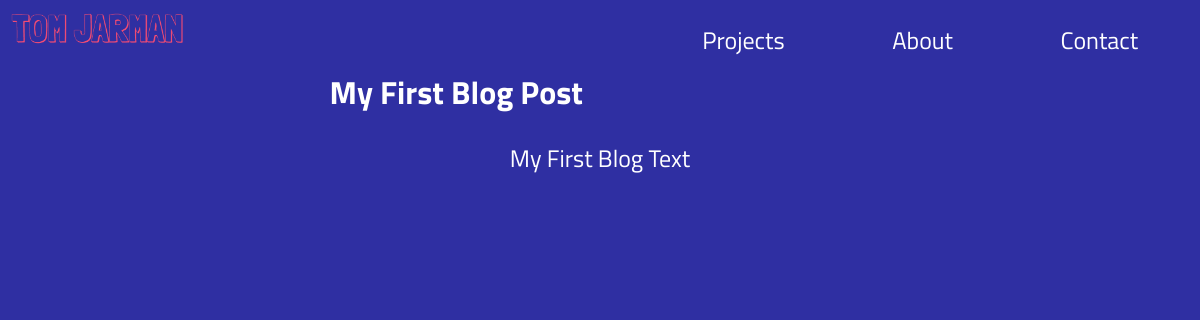
/my-first-blog-post/, run on an earlier commit of the app's database.
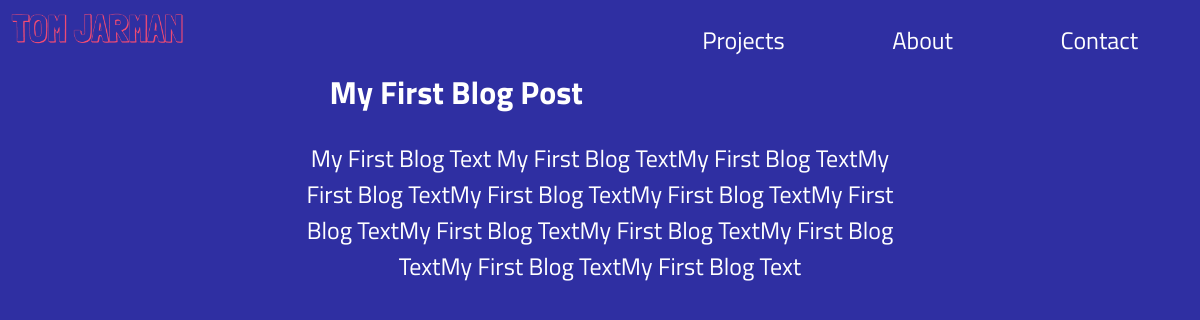
And on a later commit of the database.
### blog/models.py (models this page shows, shortened)
class Post(models.Model):
    title = models.CharField(max_length=100)
    slug = models.SlugField(unique=True)
    image = models.FileField(blank=True)
    description = models.CharField(max_length=400)
    text = models.TextField()
    category = models.ForeignKey(Category, on_delete=models.CASCADE)
    updated_on = models.DateTimeField(auto_now=True)
    created_on = models.DateTimeField(auto_now_add=True)
    author = models.ForeignKey(User, on_delete=models.CASCADE)

### blog/views.py (the view)
# urls.py: path('<slug:slug>/', views.DetailView.as_view(), name='detail'),
class DetailView(generic.DetailView):
    model = Post
    template_name = 'blog/detail.html'
    def get_queryset(self):
        return Post.objects.filter(created_on__lte=timezone.now())

### blog/templates/blog/detail.html
{% include "blog/navbar.html" %}
<div class="blog-detail">
    <h1>{{ post.title }}</h1>
    <p>{{ post.text }}</p>
</div>

### blog/templates/blog/navbar.html (shortened to what this page needs)
{% load static %}
<link rel="stylesheet" type="text/css" href="{% static 'blog/style.css' %}">
<div class="navbar">
    <a class="logo" href={% url 'blog:index' %}>
        <img src="{% static 'blog/logo.png' %}">
    <ul>
        <li class="nav-link"><a href={% url 'blog:index' %}>Contact</a></li>
        <li class="nav-link"><a href={% url 'blog:index' %}>About</a></li>
        <li class="nav-link"><a href={% url 'blog:index' %}>Projects</a></li>
    </ul>
</div>

### blog/static/blog/style.css (style rules this page uses)
* { font-size: 100%; font-family: 'Titillium Web', sans-serif; }
.navbar { list-style-type: none; margin: 0; padding: 0; max-width: 100%; max-height: 15%; overflow: visible; background-color: #2f2fa2; position: sticky; top: 0; }
.nav-link { float: right; padding-inline: 1cm; }
.navbar ul { float: right; list-style-type: none; margin: auto; }
.navbar li a { display: inline-block; color: white; font-size: x-large; text-align: center; padding: 14px 16px; text-decoration: none; }
.navbar .logo img { max-height: 10%; max-width: 15%; overflow: visible; padding-top: 0; padding-bottom: 0; display: inline-block; }
.blog-detail { max-width: 50%; margin: auto; text-align: center; }
.blog-detail h1 { color: white; font-size: xx-large; text-align: center; }
.blog-detail p { color: white; font-size: x-large; text-align: center; }

What changed in the data, as far as the page shows it:
changed Post "My First Blog Post": text "My First Blog Text" → "My First Blog Text My First Blog TextMy First Blog TextMy First Blog TextMy First Blog TextMy First Blog TextMy First Blog TextMy First Blog TextMy First Blog TextMy First Blog TextMy First Blog TextMy First Blog Text"
